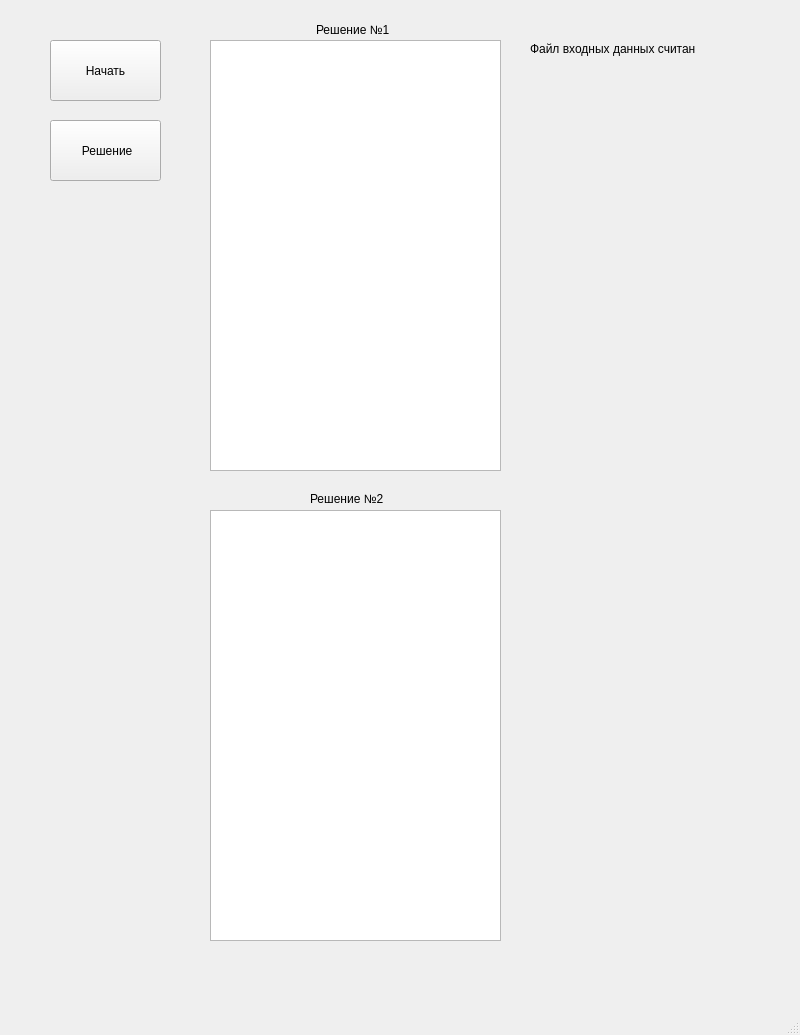
<?xml version="1.0" encoding="UTF-8"?>
<ui version="4.0">
 <class>MainWindow</class>
 <widget class="QMainWindow" name="MainWindow">
  <property name="geometry">
   <rect>
    <x>0</x>
    <y>0</y>
    <width>800</width>
    <height>1035</height>
   </rect>
  </property>
  <property name="windowTitle">
   <string>MainWindow</string>
  </property>
  <widget class="QWidget" name="centralwidget">
   <widget class="QPushButton" name="pushButton">
    <property name="geometry">
     <rect>
      <x>50</x>
      <y>40</y>
      <width>111</width>
      <height>61</height>
     </rect>
    </property>
    <property name="text">
     <string>Начать</string>
    </property>
   </widget>
   <widget class="QPushButton" name="pushButton_2">
    <property name="geometry">
     <rect>
      <x>50</x>
      <y>120</y>
      <width>111</width>
      <height>61</height>
     </rect>
    </property>
    <property name="text">
     <string> Решение</string>
    </property>
   </widget>
   <widget class="QTableWidget" name="tableWidget">
    <property name="geometry">
     <rect>
      <x>210</x>
      <y>40</y>
      <width>291</width>
      <height>431</height>
     </rect>
    </property>
   </widget>
   <widget class="QLabel" name="label">
    <property name="geometry">
     <rect>
      <x>530</x>
      <y>40</y>
      <width>211</width>
      <height>18</height>
     </rect>
    </property>
    <property name="text">
     <string>Файл входных данных считан </string>
    </property>
   </widget>
   <widget class="QLabel" name="label_2">
    <property name="geometry">
     <rect>
      <x>316</x>
      <y>20</y>
      <width>101</width>
      <height>20</height>
     </rect>
    </property>
    <property name="text">
     <string>Решение №1</string>
    </property>
   </widget>
   <widget class="QTableWidget" name="tableWidget_2">
    <property name="geometry">
     <rect>
      <x>210</x>
      <y>510</y>
      <width>291</width>
      <height>431</height>
     </rect>
    </property>
   </widget>
   <widget class="QLabel" name="label_3">
    <property name="geometry">
     <rect>
      <x>310</x>
      <y>490</y>
      <width>101</width>
      <height>18</height>
     </rect>
    </property>
    <property name="text">
     <string>Решение №2</string>
    </property>
   </widget>
  </widget>
  <widget class="QMenuBar" name="menubar">
   <property name="geometry">
    <rect>
     <x>0</x>
     <y>0</y>
     <width>800</width>
     <height>23</height>
    </rect>
   </property>
  </widget>
  <widget class="QStatusBar" name="statusbar"/>
 </widget>
 <resources/>
 <connections/>
</ui>
